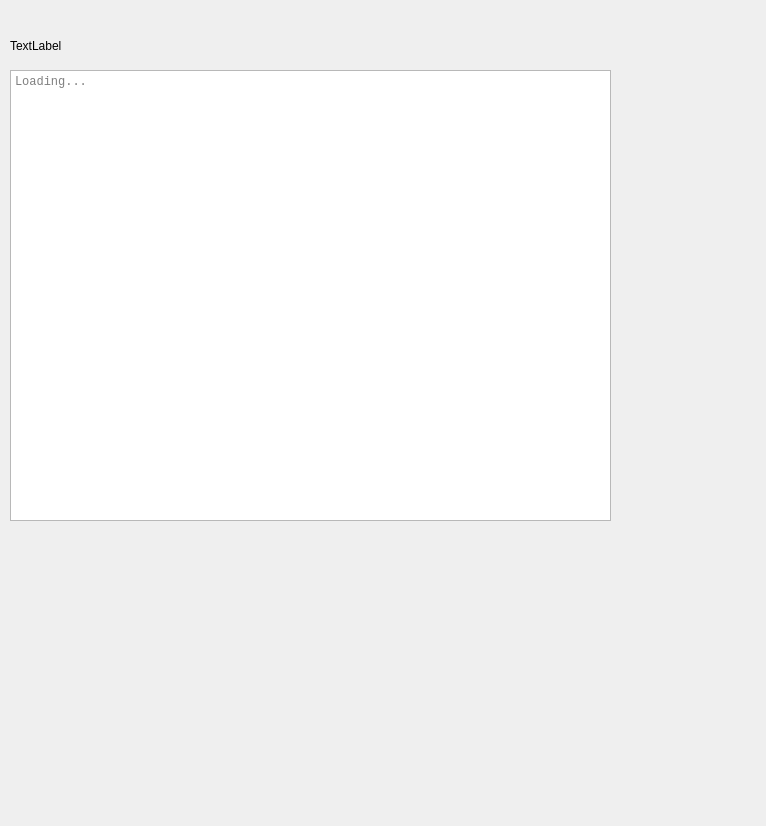
<?xml version="1.0" encoding="UTF-8"?>
<ui version="4.0">
 <class>Location_Tab</class>
 <widget class="QWidget" name="Location_Tab">
  <property name="geometry">
   <rect>
    <x>0</x>
    <y>0</y>
    <width>766</width>
    <height>826</height>
   </rect>
  </property>
  <property name="windowTitle">
   <string>MainWindow</string>
  </property>
  <widget class="QLabel" name="projectLabel">
   <property name="geometry">
    <rect>
     <x>10</x>
     <y>30</y>
     <width>301</width>
     <height>31</height>
    </rect>
   </property>
   <property name="text">
    <string>TextLabel</string>
   </property>
  </widget>
  <widget class="QTextEdit" name="summaryTextEdit">
   <property name="geometry">
    <rect>
     <x>10</x>
     <y>70</y>
     <width>601</width>
     <height>451</height>
    </rect>
   </property>
   <property name="font">
    <font>
     <family>Courier New</family>
    </font>
   </property>
   <property name="horizontalScrollBarPolicy">
    <enum>Qt::ScrollBarAsNeeded</enum>
   </property>
   <property name="readOnly">
    <bool>true</bool>
   </property>
   <property name="tabStopWidth">
    <number>86</number>
   </property>
   <property name="placeholderText">
    <string>Loading...</string>
   </property>
  </widget>
 </widget>
 <resources/>
 <connections/>
</ui>
